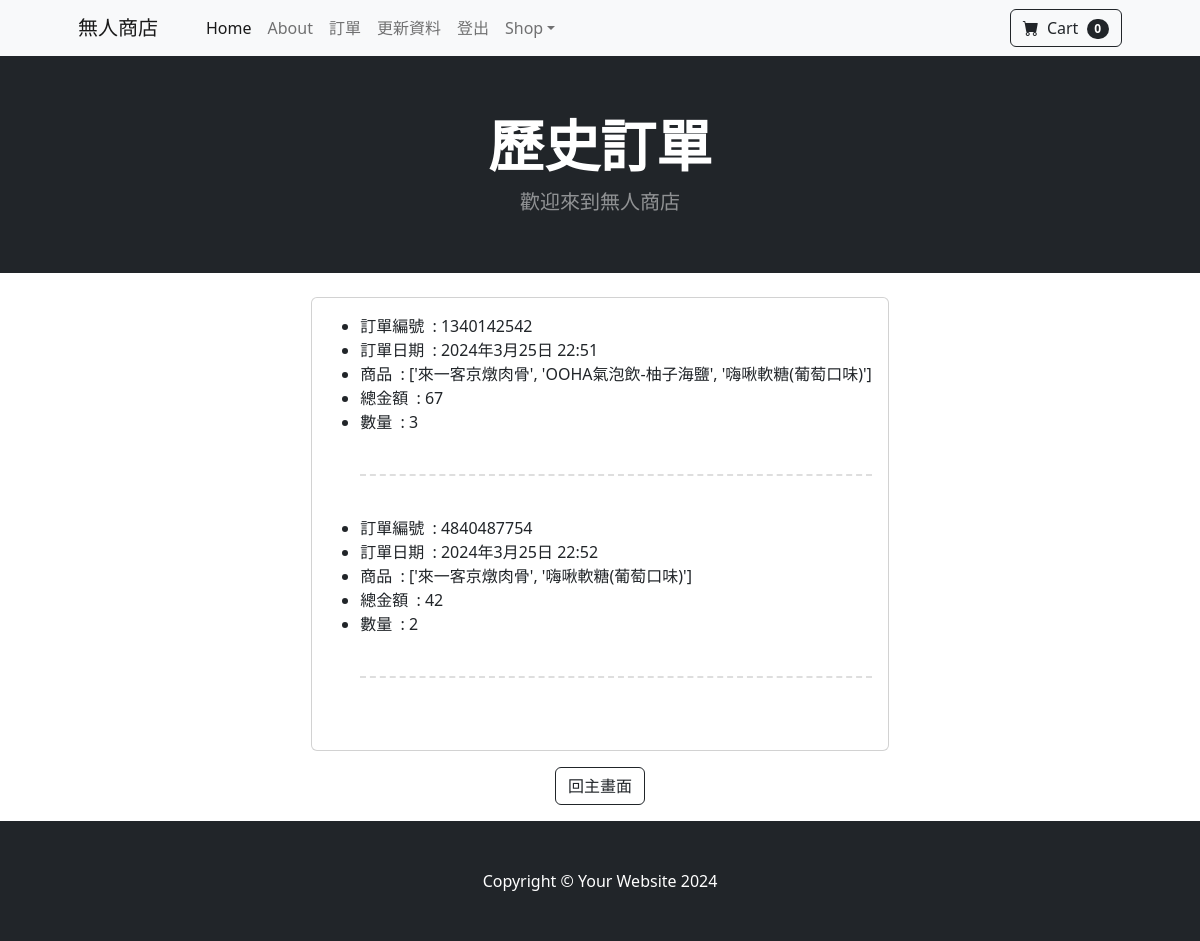
Page /accounts/order_list/ (signed in) on the committed database.
### quiz/models.py (models this page shows, shortened)
class order(models.Model):
    oId=models.CharField(max_length=10,null=False)
    oDate=models.DateTimeField(default=datetime.datetime.today)
    oProduct=models.CharField(max_length=200, null=False, default=None)
    oClient=models.ForeignKey(CustomUser, on_delete=models.CASCADE)
    oCost=models.PositiveIntegerField(blank=False)
    order_quantity = models.IntegerField(default=1)
    status = models.BooleanField(default=False)

### quiz/views.py (the view)
# urls.py: path('order_list/', views.order_list, name='order_list'),
@login_required
def order_list(request):
    user = request.user
    user_orders = order.objects.filter(oClient=user)
    context = {'orders': user_orders}
    return render(request, 'order_list.html', context)

### cart/cart.py (called while the page is built)
    def __len__(self):
        return len(self.cart)

### cart/context_processors.py (called while the page is built)
def cart(request):
	return {'cart': Cart(request)}

### quiz/templates/order_list.html
{% extends 'base.html'%}
{% block content %}
    <header class="bg-dark py-2">
        <div class="container px-4 px-lg-5 my-5">
            <div class="text-center text-white">
                <h1 class="display-4 fw-bolder">歷史訂單</h1>
                <p class="lead fw-normal text-white-50 mb-0">歡迎來到無人商店</p>
            </div>
        </div>
    </header>
    <br/>
    <div class="container">
        {% if orders %}
        <div class="card">
            <div class="card-body">
                <ul>
                {% for order in orders %}
                    <li>訂單編號 &nbsp: {{ order.oId }}</li>
                    <li>訂單日期 &nbsp: {{ order.oDate }}</li>
                    <li>商品 &nbsp: {{ order.oProduct }}</li>
                    <li>總金額 &nbsp: {{ order.oCost }}</li>
                    <li>數量 &nbsp: {{ order.order_quantity }}</li>
                    <br/><hr style="border-top: dashed 2px gray;"><br/>
                {% endfor %}
                </ul>
                {% else %}
                    <p>暫無訂單資訊。</p>
                {% endif %}
            </div>
        </div>
    </div>
    <div class="container">
        <div class="row">
            <div class="p-3 m-0 border-0 bd-example m-0 border-0 d-flex justify-content-between">
                <button class="btn btn-outline-dark" onclick="window.location.href='{% url 'home' %}'">回主畫面</button>
            </div>
        </div>
    </div>
{% endblock %}

### rows in the picture
order: oId "1340142542", oDate "2024年3月25日 22:51", oProduct "['來一客京燉肉骨', 'OOHA氣泡飲-柚子海鹽', '嗨啾軟糖(葡萄口味)']", oCost "67", order_quantity "3"
order: oId "4840487754", oDate "2024年3月25日 22:52", oProduct "['來一客京燉肉骨', '嗨啾軟糖(葡萄口味)']", oCost "42", order_quantity "2"

### other values in the picture
{{ cart|length }} "0"
